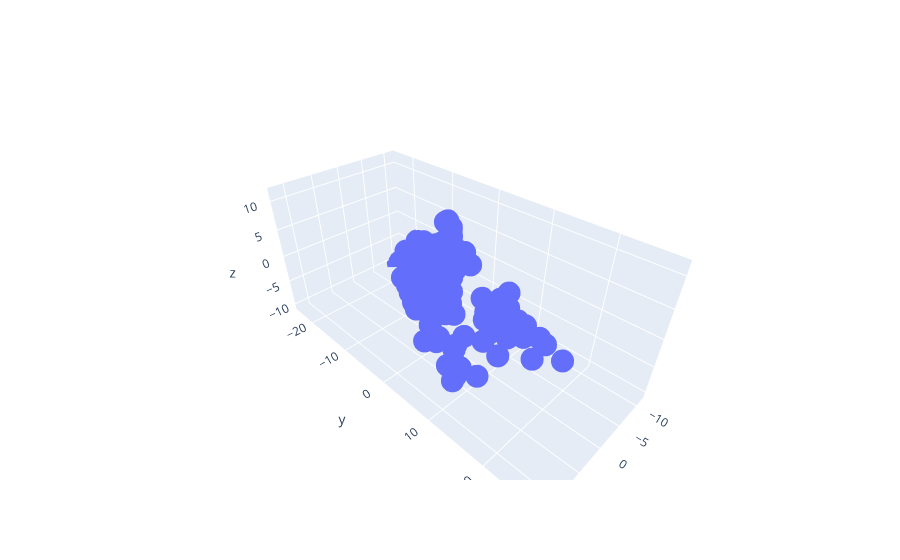

Notebook code for this chart:
### Markdown cell above
# 4-10

### Code cell
import plotly.graph_objects as go

A = np.array( [ [3,0],
                [5,2],
                [1,2] ] )
xlim = [-4,4]
scalars = np.random.uniform(low=xlim[0],high=xlim[1],size=(100,2))
# print(scalars)
# create random points
points = np.zeros((100,3))
for i in range(len(scalars)):
  points[i,:] = A@scalars[i]

# draw the dots in the figure
fig = go.Figure( data=[go.Scatter3d(x=points[:,0], y=points[:,1], z=points[:,2], mode='markers')])
fig.show()
